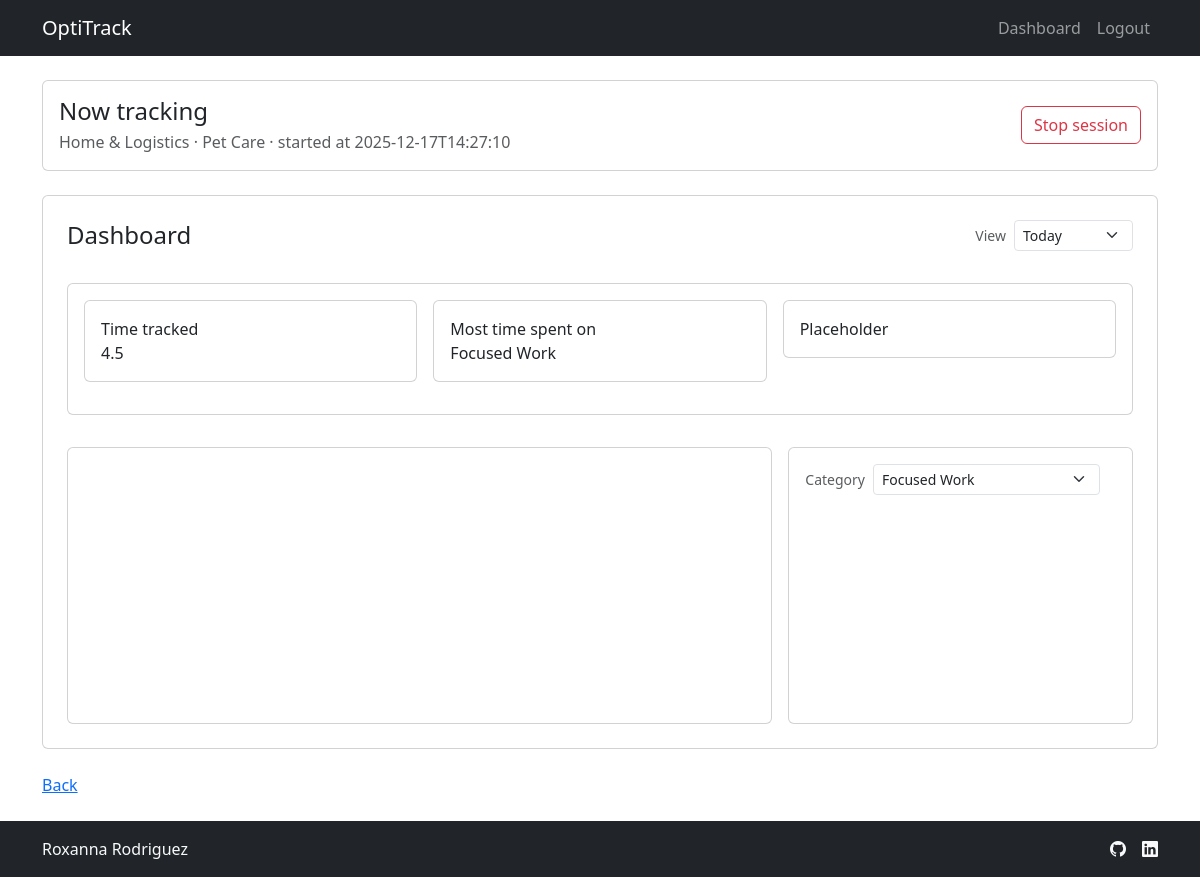
Before: /dashboard (signed in) with the older database file.
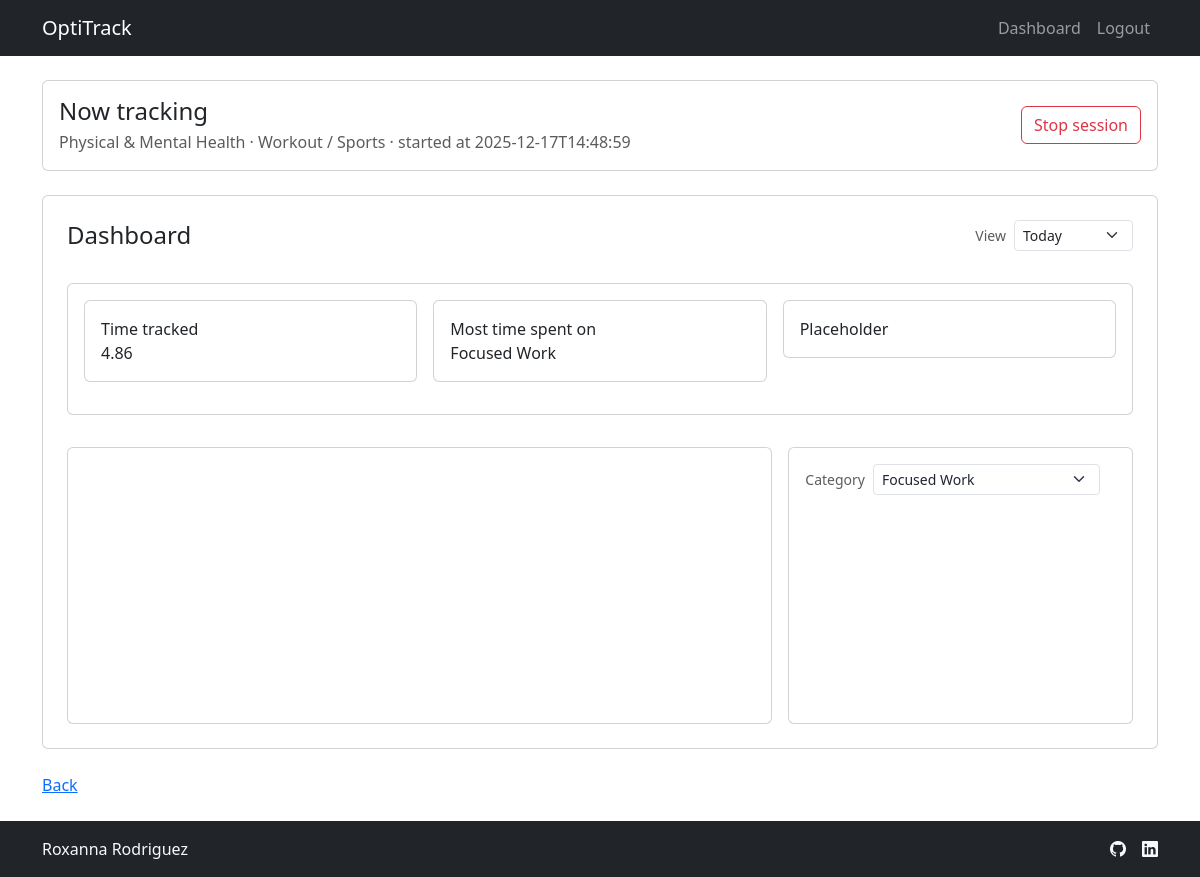
After: the same page with the newer database file.
### tables this page shows
CREATE TABLE events (
    event_id INTEGER PRIMARY KEY AUTOINCREMENT,
    user_id INTEGER NOT NULL,
    category TEXT NOT NULL,
    subcategory TEXT NOT NULL,
    start_ts TIMESTAMP NOT NULL,
    end_ts TIMESTAMP,
    FOREIGN KEY (user_id) REFERENCES users(user_id)
);

### app.py (the view, shortened to what this page needs)
@app.route("/dashboard")
@login_required
def dashboard():
    db = get_db()
    rows = db.execute(
        """
        SELECT category, subcategory
        FROM user_activities
        WHERE user_id = ?
        """,
        (g.user["user_id"],)
    ).fetchall()
    activities_by_cat = {}
    for row in rows:
        activities_by_cat.setdefault(row["category"], []).append(row["subcategory"])
    active_session = db.execute(
        """
        SELECT *
        FROM events
        WHERE user_id = ? AND end_ts IS NULL
        """,
        (g.user["user_id"],)
    ).fetchone()
    period = request.args.get("period", "today")
    if period == "week":
        date_filter = """
            event_date BETWEEN DATE('now', 'localtime', '-6 days')
                            AND DATE('now', 'localtime')
        """
    else:
        date_filter = "event_date = DATE('now', 'localtime')"
    query = f"""
        SELECT
            category,
        SUM(total_seconds) AS total_time_spent_seconds
        FROM vw_daily_activity
        WHERE user_id = ? AND {date_filter}
        GROUP BY category
        ORDER BY total_time_spent_seconds DESC
        """
    df_by_category = pd.read_sql_query(query, db, params=(g.user["user_id"],))
    df_by_category["total_time_spent_hours"] = df_by_category["total_time_spent_seconds"]/3600
    total_time_tracked = (df_by_category["total_time_spent_seconds"].sum()/3600).round(2)
    top_category = df_by_category.iloc[0]["category"]
    categories_available = df_by_category["category"].tolist()
    selected_category = request.args.get("category", top_category)
    if selected_category not in categories_available:
        selected_category = top_category
    query = f"""
        SELECT DISTINCT event_date
        FROM vw_daily_activity
        WHERE user_id = ?
            AND {date_filter}
        """
    dates = pd.read_sql_query(query, db, params=(g.user["user_id"],))
    query = f"""
        SELECT
            subcategory,
            SUM(total_seconds) AS total_time_spent_seconds
        FROM vw_daily_activity
        WHERE user_id = ?
            AND {date_filter}
            AND category = ?
        GROUP BY subcategory
        """
    df_subcategory_breakdown = pd.read_sql_query(query, db, params=(g.user["user_id"], selected_category))
    df_subcategory_breakdown["total_time_spent_hours"] = df_subcategory_breakdown["total_time_spent_seconds"]/3600
    time_selected_category = df_subcategory_breakdown["total_time_spent_hours"].sum()
    min_date = pd.to_datetime(dates["event_date"]).min().date()
    max_date = pd.to_datetime(dates["event_date"]).max().date()
    days_in_period = (max_date - min_date).days + 1
    hours_in_period = days_in_period * 24
    df_category_share = pd.DataFrame({
        "label": [selected_category, "Rest of day"],
        "hours": [
            time_selected_category,
            max(0, hours_in_period - time_selected_category)
        ]
    })
    chart_today_by_category = charts.today_by_category(df_by_category)
    div_today_by_category = charts.fig_to_div(chart_today_by_category)
    chart_subcategory_breakdown = charts.subcategories_breakdown(df_subcategory_breakdown, selected_category)
    div_subcategory_breakdown = charts.fig_to_div(chart_subcategory_breakdown)
    chart_category_share = charts.category_share_donut(df_category_share)
    div_category_share = charts.fig_to_div(chart_category_share)
    chart_divs = {"div_today_by_category": div_today_by_category,
                    "div_subcategory_breakdown": div_subcategory_breakdown,
                    "div_category_share": div_category_share}
    kpis = {"total_time_tracked": total_time_tracked,
                    "top_category": top_category}
    return render_template("dashboard.html",
                           activities_by_cat=activities_by_cat,
                           active_session=active_session,
                           period=period,
                           categories_available=categories_available,
                           selected_category=selected_category,
                           chart_divs=chart_divs,
                           kpis = kpis)

### templates/dashboard.html (shortened to what this page needs)
{% extends "layout.html" %}
{% block content %}
<div class="container py-4">
    <section class="mb-4">
        <div class="card">
            <div class="card-body d-flex flex-column flex-md-row align-items-md-center justify-content-between gap-3">
                <div>
                    <h2 class="h4 mb-1">Now tracking</h2>
                    <p class="text-muted mb-0">
                        {% if active_session %}
                        {{ active_session["category"] }} · {{ active_session["subcategory"] }} · started at {{
                        active_session["start_ts"] }}
                        {% else %}
                        No active session
                        {% endif %}
                    </p>
                </div>
                {% if not active_session %}
                <div class="dashboard-tracker">
                    <form method="post" action="/sessions/start" class="row g-2 align-items-end">
                        <div class="col-12 col-md-4">
                            <label for="categorySelect" class="form-label mb-1">Category</label>
                            <select id="categorySelect" name="category" class="form-select w-100" required>
                                <option value="" selected disabled>Choose category</option>
                                {% for category, subcats in activities_by_cat.items() %}
                                <option value="{{ category }}">{{ category }}</option>
                                {% endfor %}
                            </select>
                        </div>
                        <div class="col-12 col-md-4">
                            <label for="subcategorySelect" class="form-label mb-1">Subcategory</label>
                            <select id="subcategorySelect" name="subcategory" class="form-select w-100" required>
                                <option value="" selected disabled>Choose subcategory</option>
                            </select>
                        </div>
                        <div class="col-12 col-md-4">
                            <button type="submit" class="btn btn-secondary tracker-btn w-100">
                                Start session
                            </button>
                        </div>
                    </form>
                </div>
                {% else %}
                <div class="dashboard-tracker">
                    <form method="post" action="/sessions/stop">
                        <button type="submit" class="btn btn-outline-danger tracker-btn w-100">
                            Stop session
                        </button>
                    </form>
                </div>
                {% endif %}
            </div>
        </div>
    </section>
    <section class="mb-4">
        <div class="card">
            <div class="card-body p-4">
                <div class="d-flex align-items-center justify-content-between mb-3">
                    <h2 class="h4 mb-0">Dashboard</h2>
                    <form method="get" class="d-flex align-items-center gap-2">
                        <label for="periodSelect" class="form-label mb-0 small text-muted">View</label>
                        <select id="periodSelect" name="period" class="form-select form-select-sm"
                            onchange="this.form.submit()">
                            <option value="today" {% if period=="today" %}selected{% endif %}>Today</option>
                        </select>
                    </form>
                </div>
                <div class="row g-3 align-items-stretch">
                    <div class="col-12">
                        <div class="row my-3">
                            <div class="col-12">
                                <div class="card flex-fill">
                                    <div class="card-body">
                                        <div class="row mb-3 g-3">
                                            <div class="col-12 col-md-4">
                                                <div class="card">
                                                    <div class="card-body kpis">
                                                        <div class="kpi-label">Time tracked</div>
                                                        <div class="kpi-label">{{ kpis.total_time_tracked }}</div>
                                                    </div>
                                                </div>
                                            </div>
                                            <div class="col-12 col-md-4">
                                                <div class="card">
                                                    <div class="card-body kpis">
                                                        <div class="kpi-label">Most time spent on</div>
                                                        <div class="kpi-label">{{ kpis.top_category }}</div>
                                                    </div>
                                                </div>
                                            </div>
                                            <div class="col-12 col-md-4">
                                                <div class="card">
                                                    <div class="card-body">Placeholder</div>
                                                </div>
                                            </div>
                                        </div>
                                    </div>
                                </div>
                            </div>
                        </div>
                    </div>
                    <div class="col-12 col-lg-8 d-flex">
                        <div class="card w-100 h-100">
                            <div class="card-body">
                                {% if chart_divs %}
                                {{ chart_divs.div_today_by_category | safe }}
                                {% else %}
                                <p>No data today.</p>
                                {% endif %}
                            </div>
                        </div>
                    </div>
                    <div class="col-12 col-lg-4 d-flex">
                        <div class="card w-100 h-100">
                            <div class="card-body d-flex flex-column">
                                <div class="d-flex align-items-center justify-content-between mb-3">
                                    <form method="get" class="d-flex align-items-center gap-2">
                                        <label for="dashboardCategorySelect" class="form-label mb-0 small text-muted">
                                            Category
                                        </label>
                                        <select id="dashboardCategorySelect" name="category"
                                            class="form-select form-select-sm w-auto" onchange="this.form.submit()">
                                            {% for category in categories_available %}
                                            <option value="{{ category }}" {% if category==selected_category
                                                %}selected{% endif %}>
                                                {{ category }}
                                            </option>
                                            {% endfor %}
                                        </select>
                                    </form>
                                </div>
                                {% if chart_divs %}
                                <div class="mb-3">
                                    {{ chart_divs.div_category_share | safe }}
                                </div>
                                {% else %}
                                <p>No data today.</p>
                                {% endif %}
                            </div>
                        </div>
                    </div>
                </div>
            </div>
        </div>
    </section>
    <a href="{{ url_for('index') }}">Back</a>
    {% endblock %}

### templates/layout.html (shortened to what this page needs)
<!DOCTYPE html>
<html lang="en">
<head>
    <link href="https://cdn.jsdelivr.net/npm/bootstrap@5.3.3/dist/css/bootstrap.min.css" rel="stylesheet"
>
    <link rel="stylesheet" href="{{ url_for('static', filename='styles.css') }}">
    <link rel="stylesheet" href="https://cdn.jsdelivr.net/npm/bootstrap-icons@1.10.5/font/bootstrap-icons.css">
</head>
<body>
    <nav class="navbar navbar-expand-md navbar-dark bg-dark">
        <div class="container">
            <a class="navbar-brand d-flex align-items-center" href="{{ url_for('index') }}">
                <span> OptiTrack </span>
            </a>
            {% if g.user %}
            <div class="collapse navbar-collapse" id="navbarNav">
                <ul class="navbar-nav ms-auto mb-2 mb-md-0">
                    <li class="nav-item">
                        <a class="nav-link" href="{{ url_for('dashboard') }}">Dashboard</a>
                    </li>
                    <li class="nav-item">
                        <a class="nav-link" href="{{ url_for('logout') }}">Logout</a>
                    </li>
                </ul>
            </div>
            {% endif %}
        </div>
    </nav>
    <main class="{% block main_class %}{% endblock %}">
        {% block content %}{% endblock %}
    </main>
    <footer class="text-center bg-dark text-light py-3">
        <div class="container">
            <div class="row align-items-center">
                <div class="col-md-4 d-flex align-items-center justify-content-center justify-content-md-start">
                    <span class="mb-3 mb-md-0 text-light">Roxanna Rodriguez</span>
                </div>
                <ul class="col-md-4 offset-md-4 nav justify-content-center justify-content-md-end list-unstyled d-flex">
                    <li class="ms-3">
                        <a class="text-light" href="#" aria-label="GitHub">
                            <i class="bi bi-github" aria-hidden="true"></i>
                        </a>
                    </li>
                    <li class="ms-3">
                        <a class="text-light" href="#" aria-label="LinkedIn">
                            <i class="bi bi-linkedin" aria-hidden="true"></i>
                        </a>
                    </li>
                </ul>
            </div>
        </div>
    </footer>
</body>
</html>

Changed rows visible on the page:
no longer on this page (row edited): events: category "Home & Logistics", subcategory "Pet Care", start_ts "2025-12-17T14:27:10"
added events: category "Physical & Mental Health", subcategory "Workout / Sports", start_ts "2025-12-17T14:48:59"
Other visible differences:
{{ kpis.total_time_tracked }}: "4.5" → "4.86"
